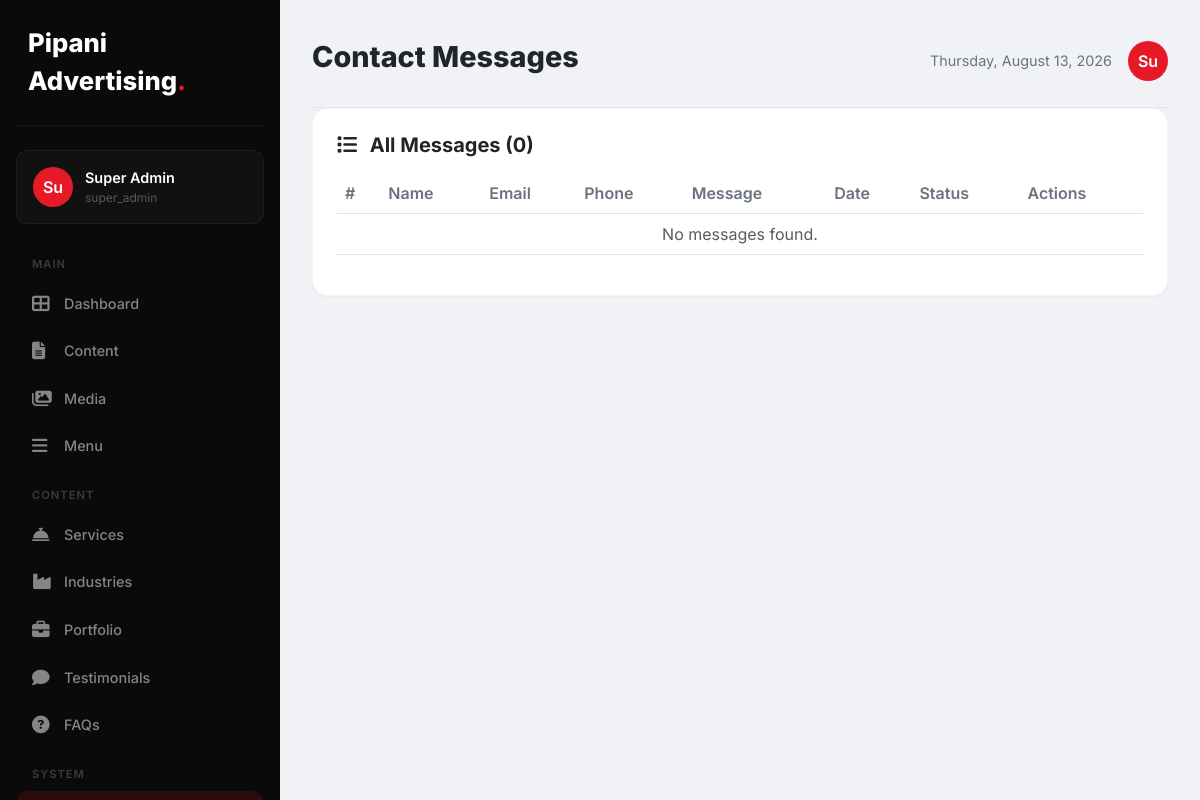
/admin/pages/contacts.php (signed in), run on the app's committed database.
### tables this page shows
CREATE TABLE `settings` (
  `id` int NOT NULL AUTO_INCREMENT,
  `setting_key` varchar(100) NOT NULL,
  `setting_value` text,
  `group` varchar(50) DEFAULT 'general',
  PRIMARY KEY (`id`),
  UNIQUE KEY `setting_key` (`setting_key`)
);

CREATE TABLE `users` (
  `id` int NOT NULL AUTO_INCREMENT,
  `username` varchar(50) NOT NULL,
  `email` varchar(100) NOT NULL,
  `password` varchar(255) NOT NULL,
  `full_name` varchar(100) NOT NULL,
  `role` enum('super_admin','admin','editor') DEFAULT 'editor',
  `avatar` varchar(255) DEFAULT NULL,
  `last_login` datetime DEFAULT NULL,
  `status` tinyint(1) DEFAULT '1',
  `remember_token` varchar(255) DEFAULT NULL,
  `created_at` datetime DEFAULT CURRENT_TIMESTAMP,
  `updated_at` datetime DEFAULT NULL,
  PRIMARY KEY (`id`),
  UNIQUE KEY `username` (`username`),
  UNIQUE KEY `email` (`email`)
);

### includes/database.php (called while the page is built, shortened)
<?php
class Database {
    private static $instance = null;
    private $pdo;
    private function __construct() {
        try {
            $dsn = "mysql:host=" . DB_HOST . ";port=" . DB_PORT . ";dbname=" . DB_NAME . ";charset=utf8mb4";
            $this->pdo = new PDO($dsn, DB_USER, DB_PASS);
            $this->pdo->setAttribute(PDO::ATTR_ERRMODE, PDO::ERRMODE_EXCEPTION);
            $this->pdo->setAttribute(PDO::ATTR_DEFAULT_FETCH_MODE, PDO::FETCH_ASSOC);
            $this->pdo->setAttribute(PDO::ATTR_EMULATE_PREPARES, false);
        } catch (PDOException $e) {
            if (session_status() === PHP_SESSION_NONE) {
                session_start();
            }
            $_SESSION['db_error'] = $e->getMessage();
            $installPath = '/install/index.php';
            if (strpos($_SERVER['PHP_SELF'], '/admin/') !== false || strpos($_SERVER['PHP_SELF'], '/install/') !== false) {
                $installPath = '../install/index.php';
            }
            if (strpos($_SERVER['PHP_SELF'], '/install/') === false) {
                header("Location: " . $installPath);
                exit;
            } else {
                die('Database connection failed: ' . $e->getMessage());
            }
        }
    }
    public static function getInstance() {
        if (self::$instance === null) {
            self::$instance = new self();
        }
        return self::$instance;
    }
    public function getConnection() {
        return $this->pdo;
    }
}
function db() {
    return Database::getInstance()->getConnection();
}

### includes/functions.php (called while the page is built, shortened)
<?php
require_once __DIR__ . '/database.php';
function getSetting($key, $default = null)
{
    try {
        $stmt = db()->prepare("SELECT setting_value FROM settings WHERE setting_key = ?");
        $stmt->execute([$key]);
        $result = $stmt->fetch();
        return $result ? $result['setting_value'] : $default;
    } catch (PDOException $e) {
        return $default;
    }
}
function getContacts($limit = null)
{
    try {
        $sql = "SELECT * FROM contacts ORDER BY created_at DESC";
        $stmt = db()->query($sql);
        return $stmt->fetchAll();
    } catch (PDOException $e) {
        return [];
    }
}
function siteName()
{
    return getSetting('site_name', 'Pipani Advertising');
}

### includes/auth.php (called while the page is built, shortened)
<?php
require_once __DIR__ . '/database.php';
require_once __DIR__ . '/functions.php';
class Auth {
    public static function getCurrentUser() {
        try {
            $db = db();
            $stmt = $db->prepare("SELECT * FROM users WHERE id = ?");
            $stmt->execute([$_SESSION['user_id']]);
            return $stmt->fetch();
        } catch (PDOException $e) {
            return null;
        }
    }
}

### admin/pages/contacts.php (the view, shortened to what this page needs)
<?php
require_once __DIR__ . '/../../includes/functions.php';
require_once __DIR__ . '/../../includes/auth.php';
$contacts = getContacts();
?>
<!DOCTYPE html>
<html lang="en">
<head>
    <link href="https://cdn.jsdelivr.net/npm/bootstrap@5.3.0/dist/css/bootstrap.min.css" rel="stylesheet">
    <link rel="stylesheet" href="https://cdnjs.cloudflare.com/ajax/libs/font-awesome/6.4.0/css/all.min.css">
</head>
<body>
<div class="sidebar" id="sidebar">
    <div class="logo"><?= siteName() ?><span>.</span></div>
    <?php $user = Auth::getCurrentUser(); ?>
    <div class="user-card">
        <div class="avatar"><?= substr($user['full_name'] ?? $user['username'], 0, 2) ?></div>
        <div>
            <div class="name"><?= htmlspecialchars($user['full_name'] ?? $user['username']) ?></div>
            <div class="role"><?= $user['role'] ?></div>
        </div>
    </div>
    <div class="nav-section">Main</div>
    <a href="../dashboard.php" class="nav-item"><i class="fas fa-th-large"></i> Dashboard</a>
    <a href="content.php" class="nav-item"><i class="fas fa-file-alt"></i> Content</a>
    <a href="media.php" class="nav-item"><i class="fas fa-images"></i> Media</a>
    <a href="menu.php" class="nav-item"><i class="fas fa-bars"></i> Menu</a>
    <div class="nav-section">Content</div>
    <a href="services.php" class="nav-item"><i class="fas fa-concierge-bell"></i> Services</a>
    <a href="industries.php" class="nav-item"><i class="fas fa-industry"></i> Industries</a>
    <a href="portfolio.php" class="nav-item"><i class="fas fa-briefcase"></i> Portfolio</a>
    <a href="testimonials.php" class="nav-item"><i class="fas fa-comment"></i> Testimonials</a>
    <a href="faqs.php" class="nav-item"><i class="fas fa-question-circle"></i> FAQs</a>
    <div class="nav-section">System</div>
    <a href="contacts.php" class="nav-item active"><i class="fas fa-envelope"></i> Contacts</a>
</div>
<div class="main-content">
    <div class="header">
        <div class="d-flex align-items-center gap-3">
            <h1>Contact Messages</h1>
        </div>
        <div class="user-info">
            <span style="font-size:0.9rem;color:#6b7280;"><?= date('l, F j, Y') ?></span>
            <div class="avatar"><?= substr($user['full_name'] ?? $user['username'], 0, 2) ?></div>
        </div>
    </div>
    <div class="content-card">
        <h5><i class="fas fa-list me-2"></i> All Messages (<?= count($contacts) ?>)</h5>
        <div class="table-responsive">
            <table class="table">
                <thead>
                    <tr>
                        <th>#</th>
                        <th>Name</th>
                        <th>Email</th>
                        <th>Phone</th>
                        <th>Message</th>
                        <th>Date</th>
                        <th>Status</th>
                        <th>Actions</th>
                    </tr>
                </thead>
                <tbody>
                    <?php if (empty($contacts)): ?>
                        <tr><td colspan="8" class="text-center text-muted">No messages found.</td></tr>
                    <?php endif; ?>
                </tbody>
            </table>
        </div>
    </div>
</div>
</body>
</html>

### admin/pages/contacts.php (style rules this page uses)
:root { --primary: #E61A27; --sidebar-width: 280px; }
* { margin: 0; padding: 0; box-sizing: border-box; }
body { font-family: 'Inter', sans-serif; background: #f0f2f5; overflow-x: hidden; }
.sidebar { position: fixed; top: 0; left: 0; width: var(--sidebar-width); height: 100vh; background: #0a0a0a; color: #fff; padding: 24px 16px; overflow-y: auto; transition: all 0.3s; z-index: 1000; }
.sidebar .logo { font-size: 1.6rem; font-weight: 800; padding: 0 12px 24px; border-bottom: 1px solid rgba(255,255,255,0.05); margin-bottom: 24px; }
.sidebar .logo span { color: var(--primary); }
.sidebar .nav-item { display: flex; align-items: center; gap: 12px; padding: 12px 16px; border-radius: 12px; color: rgba(255,255,255,0.5); text-decoration: none; transition: all 0.3s; margin-bottom: 2px; font-weight: 500; font-size: 0.9rem; }
.sidebar .nav-item:hover, .sidebar .nav-item.active { background: rgba(255,255,255,0.05); color: #fff; }
.sidebar .nav-item.active { background: rgba(230,26,39,0.15); color: var(--primary); }
.sidebar .nav-item i { width: 20px; font-size: 1.1rem; }
.sidebar .nav-section { color: rgba(255,255,255,0.2); font-size: 0.7rem; text-transform: uppercase; letter-spacing: 1px; padding: 16px 16px 8px; font-weight: 600; }
.sidebar .user-card { padding: 16px; border-radius: 12px; background: rgba(255,255,255,0.03); margin-bottom: 16px; border: 1px solid rgba(255,255,255,0.05); display: flex; align-items: center; gap: 12px; }
.sidebar .user-card .avatar { width: 40px; height: 40px; border-radius: 50%; background: var(--primary); color: #fff; display: flex; align-items: center; justify-content: center; font-weight: 600; }
.sidebar .user-card .name { font-weight: 600; font-size: 0.9rem; }
.sidebar .user-card .role { font-size: 0.75rem; color: rgba(255,255,255,0.3); }
.main-content { margin-left: var(--sidebar-width); padding: 24px 32px; min-height: 100vh; }
.header { display: flex; justify-content: space-between; align-items: center; padding: 16px 0 24px; border-bottom: 1px solid rgba(0,0,0,0.05); }
.header h1 { font-size: 1.8rem; font-weight: 800; }
.header .user-info { display: flex; align-items: center; gap: 16px; }
.header .user-info .avatar { width: 40px; height: 40px; border-radius: 50%; background: var(--primary); color: #fff; display: flex; align-items: center; justify-content: center; font-weight: 600; }
.content-card { background: #fff; border-radius: 16px; padding: 24px; border: 1px solid rgba(0,0,0,0.04); box-shadow: 0 1px 3px rgba(0,0,0,0.04); margin-bottom: 24px; }
.content-card h5 { font-weight: 700; margin-bottom: 16px; }
.table th { font-weight: 600; color: #6b7280; border-top: none; }

### data on the page
settings: setting_value "Pipani Advertising"
users: full_name "Su", full_name "Super Admin", role "super_admin"

### other printed values
count($contacts) "0"
